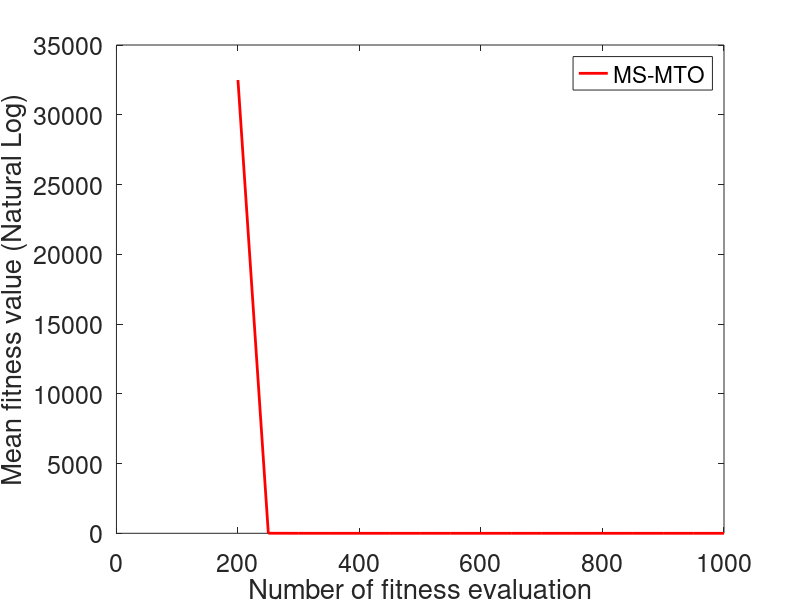

This chart was generated by the following MATLAB code:
% This MATLAB R2016b code is across minimization problems. 
% This is the data of MS-MTO running in this paper.
% Test set is CEC2005 and CEC2017.
% F1:Ellipsoid  F2:Rosenbrock  F3:Ackley  F4:Griewank  F5:Rastrigin  F6:CEC2005 F10  F7:CEC2005 F16  F8:CEC2005 F19 
% F9:CEC2017 F1  F10:CEC2017 F4  F11:CEC2017 F11  F12:CEC2017 F21
% Each function runs independently 30 times
% When dim=20 or 200, index=1,2,3,4,5,6,7,8
% When dim=10, 30, 50 or 100, index=1,2,3,4,5,6,7,8,9,10,11,12
% Data format description:
% -wall_clock_time:Single run time
% -best_one:The final output solution after running the algorithm
% -Toall_FES:The number of times the real function is called in the algorithm run
% -Toall_BestFitss:The best fitness of each generation in the running of the algorithm
% For suggestions please contact: Peng Liao (Email: pengliao.lp@gmail.com)
clear all

index=1;
dim=100; 
runs=30;

if dim==10
    load('MS_MTO_10.mat')
    x_=110;
    x_10=[20:10:x_];%MS-MTO
    for   run=1:runs          
        count=1;  
        for j=1:size(MS_MTO_10(index).Toall_BestFitss(run,:),2)
           while count<=MS_MTO_10(index).FES(1,j)  
           data_10(run,count)=MS_MTO_10(index).Toall_BestFitss(run,j);
           count=count+1;
           end
        end
    end
    data_10(34,:)=mean(data_10(1:runs,:));
    data_10(35,:)=std(data_10(1:runs,:));
    figure(1)
    plot(x_10,((data_10(34,x_10(1,:)))),'-r','linewidth',2);
    
elseif dim==20
    load('MS_MTO_20.mat')
    x_=220;
    x_20=[40:20:x_];%MS-MTO
    for   run=1:runs          
        count=1;  
        for j=1:size(MS_MTO_20(index).Toall_BestFitss(run,:),2)
           while count<=MS_MTO_20(index).FES(1,j)  
           data_20(run,count)=MS_MTO_20(index).Toall_BestFitss(run,j);
           count=count+1;
           end
        end
    end
    data_20(34,:)=mean(data_20(1:runs,:));
    data_20(35,:)=std(data_20(1:runs,:));
    figure(1)
    plot(x_20,((data_20(34,x_20(1,:)))),'-r','linewidth',2);
    
elseif dim==30
    load('MS_MTO_30.mat')
    x_=330;
    x_30=[60:30:x_];%MS-MTO
    for   run=1:runs          
        count=1;  
        for j=1:size(MS_MTO_30(index).Toall_BestFitss(run,:),2)
           while count<=MS_MTO_30(index).FES(1,j)  
           data_30(run,count)=MS_MTO_30(index).Toall_BestFitss(run,j);
           count=count+1;
           end
        end
    end
    data_30(34,:)=mean(data_30(1:runs,:));
    data_30(35,:)=std(data_30(1:runs,:));
    figure(1)
    plot(x_30,((data_30(34,x_30(1,:)))),'-r','linewidth',2);
    
elseif dim==50
    load('MS_MTO_50.mat')
    x_=1000;
    x_50=[100:50:x_];%MS-MTO
    for   run=1:runs          
        count=1;  
        for j=1:size(MS_MTO_50(index).Toall_BestFitss(run,:),2)
           while count<=MS_MTO_50(index).FES(1,j)  
           data_50(run,count)=MS_MTO_50(index).Toall_BestFitss(run,j);
           count=count+1;
           end
        end
    end
    data_50(34,:)=mean(data_50(1:runs,:));
    data_50(35,:)=std(data_50(1:runs,:));
    figure(1)
    plot(x_50,((data_50(34,x_50(1,:)))),'-r','linewidth',2);
    
elseif dim==100
    load('MS_MTO_100.mat')
    x_=1000;
    x_100=[200:50:x_];%MS-MTO
    for   run=1:runs          
        count=1;  
        for j=1:size(MS_MTO_100(index).Toall_BestFitss(run,:),2)
           while count<=MS_MTO_100(index).FES(1,j)  
           data_100(run,count)=MS_MTO_100(index).Toall_BestFitss(run,j);
           count=count+1;
           end
        end
    end
    data_100(34,:)=mean(data_100(1:runs,:));
    data_100(35,:)=std(data_100(1:runs,:));
    figure(1)
    plot(x_100,((data_100(34,x_100(1,:)))),'-r','linewidth',2);
    
elseif dim==200
    load('MS_MTO_200.mat')
    x_=1000;
    x_200=[400:50:x_];%MS-MTO
    for   run=1:runs          
        count=1;  
        for j=1:size(MS_MTO_200(index).Toall_BestFitss(run,:),2)
           while count<=MS_MTO_200(index).FES(1,j)  
           data_200(run,count)=MS_MTO_200(index).Toall_BestFitss(run,j);
           count=count+1;
           end
        end
    end
    data_200(34,:)=mean(data_200(1:runs,:));
    data_200(35,:)=std(data_200(1:runs,:));
    figure(1)
    plot(x_200,((data_200(34,x_200(1,:)))),'-r','linewidth',2);
    
end


  
    xlim([0 x_]);
    xlabel('Number of fitness evaluation') ;
%     ylabel('Mean fitness value');
    ylabel('Mean fitness value (Natural Log)');
  
    h= legend('MS-MTO');
    set(h,'Fontsize',18);
    set(gca,'box','on','Fontsize',18);

  
    
    
    



